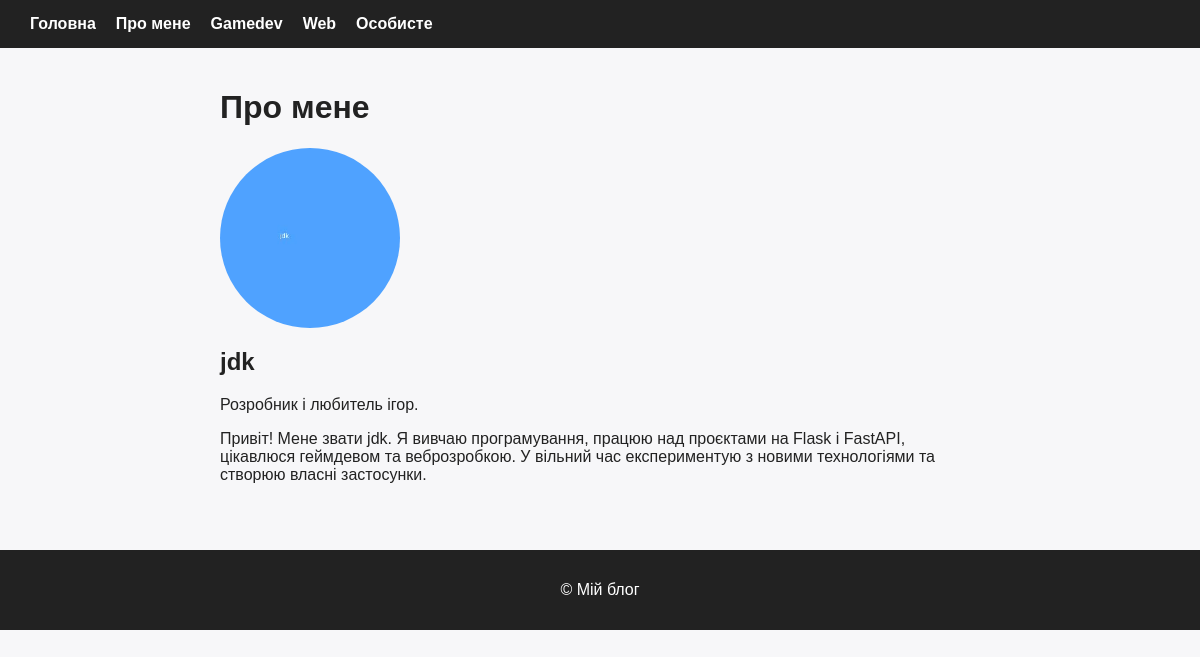
/about, run on the app's committed database.
### tables this page shows
CREATE TABLE users (
            id INTEGER PRIMARY KEY AUTOINCREMENT,
            name TEXT NOT NULL,
            photo TEXT NOT NULL,
            short_description TEXT NOT NULL,
            full_description TEXT NOT NULL
        );

### main.py (the view)
@app.route('/about')
def about():
    user = get_user()
    return render_template('about.html', user=user)

### db_scripts.py (called while the page is built)
def get_connection():
    conn = sqlite3.connect(DB_PATH)
    conn.row_factory = sqlite3.Row
    return conn

def get_user():
    conn = get_connection()
    user = conn.execute('SELECT * FROM users ORDER BY id LIMIT 1').fetchone()
    conn.close()
    if user is None:
        return None
    return dict(user)

### templates/about.html (shortened to what this page needs)
{% extends 'base.html' %}
{% block body %}
    <h1>Про мене</h1>
    <img class="avatar-big" src="{{ url_for('static', filename='images/' ~ user.photo) }}" alt="{{ user.name }}">
    <h2>{{ user.name }}</h2>
    <p class="user-short-description">{{ user.short_description }}</p>
    <p class="user-full-description">{{ user.full_description }}</p>
{% endblock %}

### templates/base.html (shortened to what this page needs)
<!DOCTYPE html>
<html lang="uk">
<head>
    <link rel="stylesheet" href="{{ url_for('static', filename='css/main.css') }}">
</head>
<body>
    {% include 'menu.html' %}
    <main>
        {% block body %}{% endblock %}
    </main>
    {% include 'footer.html' %}
</body>
</html>

### templates/menu.html
<nav class="menu">
    <ul>
        <li><a href="{{ url_for('index') }}">Головна</a></li>
        <li><a href="{{ url_for('about') }}">Про мене</a></li>
        <li><a href="#">Gamedev</a></li>
        <li><a href="#">Web</a></li>
        <li><a href="#">Особисте</a></li>
    </ul>
</nav>

### templates/footer.html
<footer class="footer">
    <p>&copy; Мій блог</p>
</footer>

### static/css/main.css (style rules this page uses)
* { box-sizing: border-box; }
body { margin: 0; font-family: Arial, Helvetica, sans-serif; background: #f7f7f9; color: #222; }
.menu ul { display: flex; gap: 20px; list-style: none; margin: 0; padding: 15px 30px; background: #222; }
.menu a { color: #fff; text-decoration: none; font-weight: 600; }
main { max-width: 800px; margin: 0 auto; padding: 20px; }
.avatar-big { width: 180px; height: 180px; border-radius: 50%; object-fit: cover; display: block; margin-bottom: 15px; }
.footer { text-align: center; padding: 15px; background: #222; color: #fff; margin-top: 30px; }

### data on the page
users: photo (placeholder picture), name "jdk", short_description "Розробник і любитель ігор.", full_description "Привіт! Мене звати jdk. Я вивчаю програмування, працюю над проєктами на Flask і FastAPI, цікавлюся геймдевом та веброзробкою. У вільний час експериментую з новими технологіями та створюю власні застосунки."
